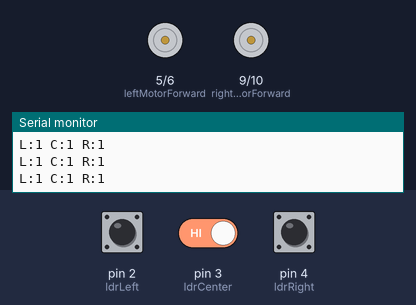
This sketch was run on a simulated Arduino Uno, built with avr-gcc and run on an emulated ATmega328P. Shown: motor-driver pin pairs drawn as motors (green arrow = first pin HIGH = forward, orange = second pin HIGH = backward, longer = more drive), the last lines printed to the serial monitor. The inputs (shaded band) are chosen by the test bench; at power-on: pin 2 (ldrLeft) HIGH, pin 3 (ldrCenter) HIGH, pin 4 (ldrRight) HIGH.

Above: at 1.2 s.
1.3 s: pin 2 (ldrLeft) pulled LOW for 0.15 s
At 1.4 s:
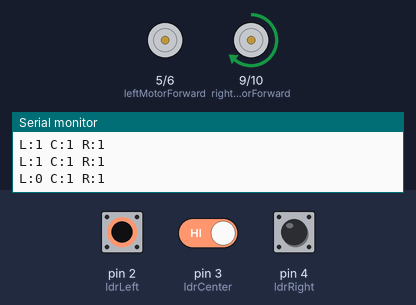
3.0 s: pin 3 (ldrCenter) driven LOW
At 3.9 s:
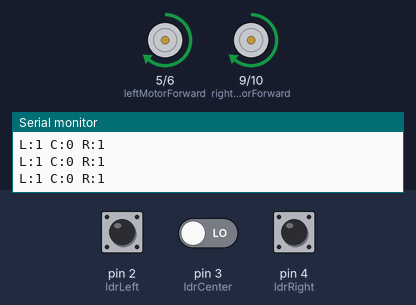
4.5 s: pin 4 (ldrRight) pulled LOW for 0.15 s
At 4.61 s:
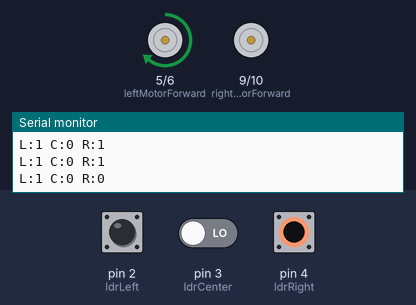
6.2 s: pin 2 (ldrLeft) pulled LOW for 1 s
At 7.7 s:
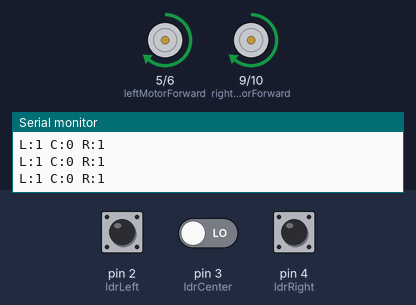
8.7 s: pin 2 (ldrLeft) pulled LOW for 3.2 s
At 10.2 s:
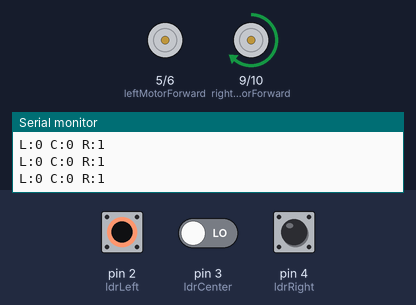
13.4 s: pin 4 (ldrRight) pulled LOW for 3.2 s
At 14.3 s:
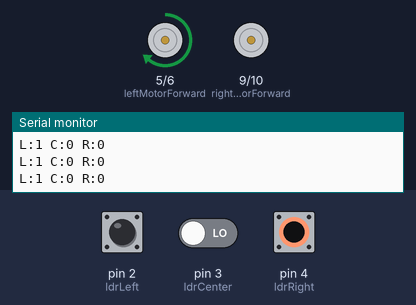
Timing chart, 0 to 18.2 s (numbered marks = the images above; inputs shaded):
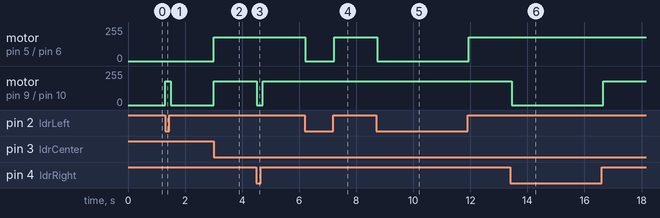

The sketch:

LIGHT_Following_Code.ino
```cpp
// === Motor Pins ===
const int leftMotorForward = 5;
const int leftMotorBackward = 6;
const int rightMotorForward = 9;
const int rightMotorBackward = 10;

// === Digital LDR Sensor Pins ===
const int ldrLeft = 2;
const int ldrCenter = 3;
const int ldrRight = 4;

// === Speed ===
int motorSpeed = 180;

void setup() {
  pinMode(leftMotorForward, OUTPUT);
  pinMode(leftMotorBackward, OUTPUT);
  pinMode(rightMotorForward, OUTPUT);
  pinMode(rightMotorBackward, OUTPUT);

  pinMode(ldrLeft, INPUT);
  pinMode(ldrCenter, INPUT);
  pinMode(ldrRight, INPUT);

  Serial.begin(9600);
}

void loop() {
  int left = digitalRead(ldrLeft);
  int center = digitalRead(ldrCenter);
  int right = digitalRead(ldrRight);

  // Debugging
  Serial.print("L:");
  Serial.print(left);
  Serial.print(" C:");
  Serial.print(center);
  Serial.print(" R:");
  Serial.println(right);

  // === Updated Logic ===
  if (left == LOW && center == LOW && right == LOW) {
    moveForward(); // Light on all 3 sensors
  } else if (center == LOW && left == LOW && right == HIGH) {
    turnLeft(); // Light on center and left
  } else if (center == LOW && left == HIGH && right == LOW) {
    turnRight(); // Light on center and right
  } else if (center == LOW && left == HIGH && right == HIGH) {
    moveForward(); // Light only on center
  } else if (left == LOW) {
    turnLeft();
  } else if (right == LOW) {
    turnRight();
  } else {
    stopMotors(); // No clear light direction
  }

  delay(100);
}

// === Motor Control Functions ===
void moveForward() {
  analogWrite(leftMotorForward, motorSpeed);
  analogWrite(leftMotorBackward, 0);
  analogWrite(rightMotorForward, motorSpeed);
  analogWrite(rightMotorBackward, 0);
}

void turnLeft() {
  analogWrite(leftMotorForward, 0);
  analogWrite(leftMotorBackward, 0);
  analogWrite(rightMotorForward, motorSpeed);
  analogWrite(rightMotorBackward, 0);
}

void turnRight() {
  analogWrite(leftMotorForward, motorSpeed);
  analogWrite(leftMotorBackward, 0);
  analogWrite(rightMotorForward, 0);
  analogWrite(rightMotorBackward, 0);
}

void stopMotors() {
  analogWrite(leftMotorForward, 0);
  analogWrite(leftMotorBackward, 0);
  analogWrite(rightMotorForward, 0);
  analogWrite(rightMotorBackward, 0);
}
```

Measured:
- after the input at 1.3 s, motor on pin 9 (rightMotorForward) / pin 10 (rightMotorBackward): stopped → forward 180/255 at once, → stopped 0.20 s later
- after the input at 3.0 s, motor on pin 5 (leftMotorForward) / pin 6 (leftMotorBackward), motor on pin 9 (rightMotorForward) / pin 10 (rightMotorBackward): stopped → forward 180/255 at once
- after the input at 4.5 s, motor on pin 9 (rightMotorForward) / pin 10 (rightMotorBackward): forward 180/255 → stopped at once, → forward 180/255 0.20 s later
- after the input at 6.2 s, motor on pin 5 (leftMotorForward) / pin 6 (leftMotorBackward): forward 180/255 → stopped at once, → forward 180/255 1.0 s later
- after the input at 8.7 s, motor on pin 5 (leftMotorForward) / pin 6 (leftMotorBackward): forward 180/255 → stopped at once, → forward 180/255 3.2 s later
- after the input at 13.4 s, motor on pin 9 (rightMotorForward) / pin 10 (rightMotorBackward): forward 180/255 → stopped at once, → forward 180/255 3.2 s later
